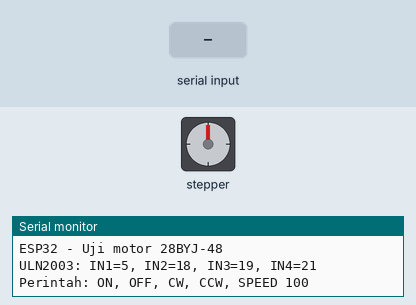
Recording of a sketch running on a simulated ESP32. On the bench: stepper motor, the last lines printed to the serial monitor. Wiring (inferred from the names in the program): stepper motor (2048 steps per turn assumed): coils GPIO 5, GPIO 18, GPIO 19, GPIO 21. Inputs (shaded band) come from the test bench.

Above: at 1.2 s.
1.3 s: "ON\n" received over Serial
At 2.03 s:
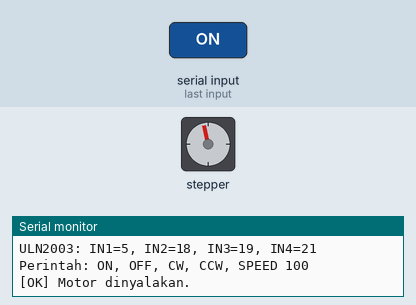
4.3 s: "OFF\n" received over Serial
At 4.3 s:
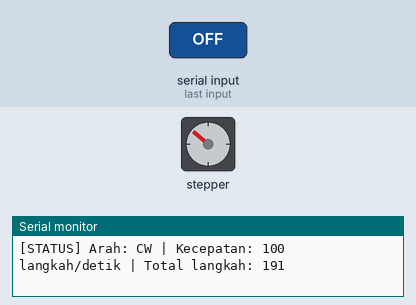
5.8 s: "ON\n" received over Serial
At 6.59 s:
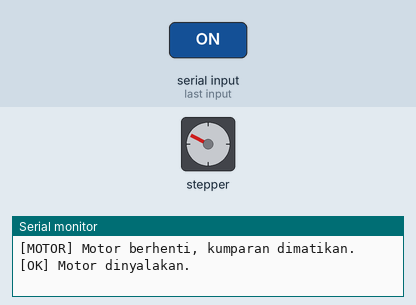
Timing chart, 0 to 23.8 s (numbered marks = the images above; inputs shaded):
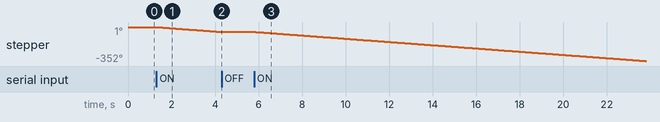

Measured:
- after the input at 1.3 s, stepper: keeps turning counter-clockwise at about 17°/s, starting after 0.07 s
- after the input at 4.3 s, stepper: stops changing and stays -50°
- after the input at 5.8 s, stepper: keeps turning counter-clockwise at about 17°/s, starting after 0.07 s

The sketch:

kode_motor_uji.ino
```cpp
// ESP32 ke ULN2003: IN1=GPIO 5, IN2=GPIO 18, IN3=GPIO 19, IN4=GPIO 21.
// Lihat arah putaran dari ujung poros motor.
const int IN1 = 5;
const int IN2 = 18;
const int IN3 = 19;
const int IN4 = 21;

// Ubah ke true jika perintah CW berputar berlawanan arah jarum jam.
const bool BALIK_ARAH = true;

const int stepMotor[4][4] = {
  {1, 1, 0, 0},
  {0, 1, 1, 0},
  {0, 0, 1, 1},
  {1, 0, 0, 1}
};

int indexStep = 0;
int arah = 1;
int kecepatan = 100;
bool motorNyala = false;
unsigned long waktuSebelumnya = 0;
unsigned long waktuLogSebelumnya = 0;
unsigned long jumlahLangkah = 0;

void jalankanMotor(int index) {
  digitalWrite(IN1, stepMotor[index][0]);
  digitalWrite(IN2, stepMotor[index][1]);
  digitalWrite(IN3, stepMotor[index][2]);
  digitalWrite(IN4, stepMotor[index][3]);
}

void matikanMotor() {
  motorNyala = false;
  digitalWrite(IN1, LOW);
  digitalWrite(IN2, LOW);
  digitalWrite(IN3, LOW);
  digitalWrite(IN4, LOW);
  Serial.println("[MOTOR] Motor berhenti, kumparan dimatikan.");
}

void setup() {
  pinMode(IN1, OUTPUT);
  pinMode(IN2, OUTPUT);
  pinMode(IN3, OUTPUT);
  pinMode(IN4, OUTPUT);
  Serial.begin(115200);
  Serial.setTimeout(50);
  matikanMotor();
  Serial.println("ESP32 - Uji motor 28BYJ-48");
  Serial.println("ULN2003: IN1=5, IN2=18, IN3=19, IN4=21");
  Serial.println("Perintah: ON, OFF, CW, CCW, SPEED 100");
}

void loop() {
  if (Serial.available() > 0) {
    String perintah = Serial.readStringUntil('\n');
    perintah.trim();
    perintah.toUpperCase();

    if (perintah == "ON") {
      motorNyala = true;
      waktuSebelumnya = micros();
      waktuLogSebelumnya = millis();
      Serial.println("[OK] Motor dinyalakan.");
    } else if (perintah == "OFF") {
      matikanMotor();
    } else if (perintah == "CW") {
      arah = 1;
      Serial.println("[OK] Arah diatur: CW.");
    } else if (perintah == "CCW") {
      arah = -1;
      Serial.println("[OK] Arah diatur: CCW.");
    } else if (perintah.startsWith("SPEED ")) {
      int nilai = perintah.substring(6).toInt();
      if (nilai >= 10 && nilai <= 500) {
        kecepatan = nilai;
        Serial.print("[OK] Kecepatan langkah/detik: ");
        Serial.println(kecepatan);
      } else {
        Serial.println("[ERROR] Kecepatan harus 10-500.");
      }
    } else if (perintah.length() > 0) {
      Serial.println("[ERROR] Gunakan ON, OFF, CW, CCW, SPEED 100.");
    }
  }

  if (motorNyala) {
    unsigned long sekarang = micros();
    unsigned long interval = 1000000UL / kecepatan;
    if ((unsigned long)(sekarang - waktuSebelumnya) >= interval) {
      waktuSebelumnya = sekarang;
      int arahFisik = BALIK_ARAH ? -arah : arah;
      indexStep = (indexStep + arahFisik + 4) % 4;
      jalankanMotor(indexStep);
      jumlahLangkah++;
    }

    if (millis() - waktuLogSebelumnya >= 1000) {
      waktuLogSebelumnya = millis();
      Serial.print("[STATUS] Arah: ");
      Serial.print(arah == 1 ? "CW" : "CCW");
      Serial.print(" | Kecepatan: ");
      Serial.print(kecepatan);
      Serial.print(" langkah/detik | Total langkah: ");
      Serial.println(jumlahLangkah);
    }
  }
}
```
